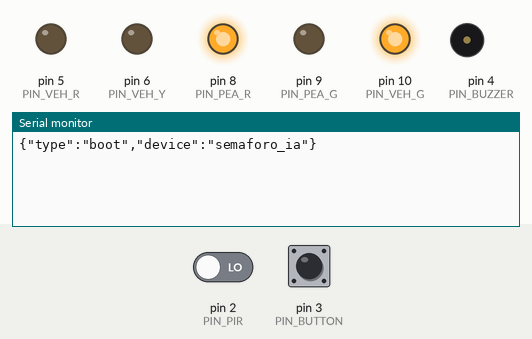
Simulated run of this sketch. Board: Arduino Uno, built with avr-gcc and run on an emulated ATmega328P. Shown: output pins drawn as LEDs (lit = HIGH), buzzer (waves = sounding, pin HIGH), the last lines printed to the serial monitor. The inputs (shaded band) are chosen by the test bench; at power-on: pin 2 (PIN_PIR) LOW, pin 3 (PIN_BUTTON) HIGH.

Above: at 1.2 s.
1.3 s: pin 2 (PIN_PIR) driven HIGH
At 2.7 s:
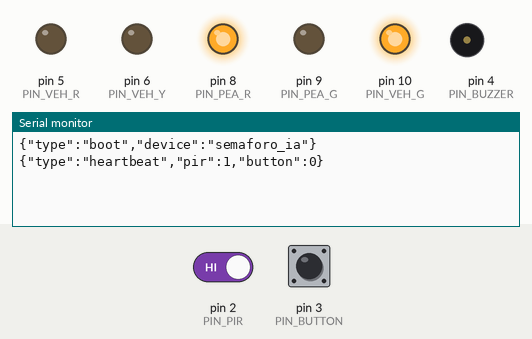
4.3 s: pin 3 (PIN_BUTTON) pulled LOW for 0.15 s
At 4.7 s:
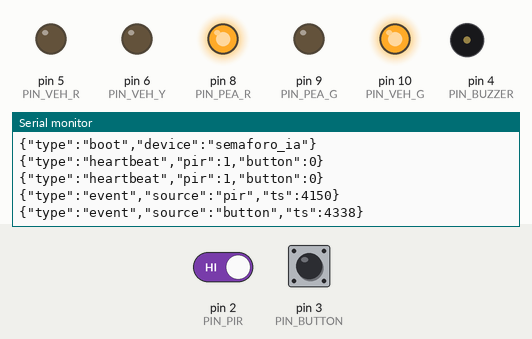

Measured:
- after the input at 1.3 s, the serial monitor: prints a new line after 0.70 s (image 1)
- after the input at 4.3 s, the serial monitor: prints a new line at once (image 2)

The sketch:

semaforo_ia.ino
```cpp
/*
 * SemaforoIA - Firmware Arduino Uno
 * Baudios: 115200
 * PIR OUT D2 | Boton D3 (a GND, INPUT_PULLUP) | Buzzer D4
 * Veh R/Y/G = D5/D6/D10 | Pea R/G = D8/D9
 */

const int SWAP_VEH_RG = 0;
const int LED_ACTIVE_LOW = 0;
const int BUZZER_ACTIVE_LOW = 0;

const int PIN_PIR = 2;     // PIR OUT
const int PIN_BUTTON = 3;  // pulsador: senal a D3, otra pata a GND
const int PIN_BUZZER = 4;
const int PIN_VEH_R = 5;
const int PIN_VEH_Y = 6;
const int PIN_VEH_G = 10;
const int PIN_PEA_R = 8;
const int PIN_PEA_G = 9;

const unsigned long DEBOUNCE_MS = 40;
const unsigned long PIR_HOLD_MS = 150;
const unsigned long BOOT_IGNORE_MS = 4000;
const unsigned long BUTTON_GAP_MS = 500;
const unsigned long PIR_GAP_MS = 2000;
const unsigned long PIR_BLOCK_AFTER_BTN_MS = 3000;
const unsigned long HEARTBEAT_MS = 2000;
const unsigned long COMMAND_TIMEOUT_MS = 8000;
const unsigned long BEEP_MS = 220;

String serialBuffer = "";
unsigned long bootMs = 0;
unsigned long lastHeartbeat = 0;
unsigned long lastCommandMs = 0;
unsigned long lastButtonEventMs = 0;
unsigned long lastPirEventMs = 0;
unsigned long blockPirUntil = 0;
unsigned long beepUntil = 0;
unsigned long pirRiseMs = 0;
bool buttonHeld = false;

int prevPir = LOW;
int btnStable = HIGH;
int btnReading = HIGH;
unsigned long btnChangeMs = 0;

String currentVeh = "VERDE";
String currentPea = "ROJO";

int ledOn(bool on) {
  if (LED_ACTIVE_LOW) return on ? LOW : HIGH;
  return on ? HIGH : LOW;
}

int buzzOn(bool on) {
  if (BUZZER_ACTIVE_LOW) return on ? LOW : HIGH;
  return on ? HIGH : LOW;
}

int pinR() { return SWAP_VEH_RG ? PIN_VEH_G : PIN_VEH_R; }
int pinG() { return SWAP_VEH_RG ? PIN_VEH_R : PIN_VEH_G; }

void setVeh(bool r, bool y, bool g) {
  digitalWrite(pinR(), ledOn(r));
  digitalWrite(PIN_VEH_Y, ledOn(y));
  digitalWrite(pinG(), ledOn(g));
}

void setPea(bool r, bool g) {
  digitalWrite(PIN_PEA_R, ledOn(r));
  digitalWrite(PIN_PEA_G, ledOn(g));
}

void aplicarLuces(const String& veh, const String& pea) {
  currentVeh = veh;
  currentPea = pea;
  if (veh == "ROJO") setVeh(true, false, false);
  else if (veh == "AMARILLO") setVeh(false, true, false);
  else setVeh(false, false, true);

  if (pea == "VERDE") setPea(false, true);
  else setPea(true, false);
}

void estadoSeguro() { aplicarLuces("VERDE", "ROJO"); }

void pitido() {
  digitalWrite(PIN_BUZZER, buzzOn(true));
  beepUntil = millis() + BEEP_MS;
}

void tickBuzzer() {
  if (beepUntil && millis() >= beepUntil) {
    digitalWrite(PIN_BUZZER, buzzOn(false));
    beepUntil = 0;
  }
}

void emitir(const char* source) {
  if (millis() - bootMs < BOOT_IGNORE_MS) return;
  Serial.print(F("{\"type\":\"event\",\"source\":\""));
  Serial.print(source);
  Serial.print(F("\",\"ts\":"));
  Serial.print(millis());
  Serial.println(F("}"));
}

String campo(const String& json, const char* key) {
  String needle = String("\"") + key + "\":";
  int i = json.indexOf(needle);
  if (i < 0) return "";
  i += needle.length();
  while (i < (int)json.length() && json[i] == ' ') i++;
  if (i < (int)json.length() && json[i] == '\"') {
    int e = json.indexOf('\"', i + 1);
    if (e < 0) return "";
    return json.substring(i + 1, e);
  }
  int e = i;
  while (e < (int)json.length() && json[e] != ',' && json[e] != '}') e++;
  return json.substring(i, e);
}

void procesarComando(const String& line) {
  if (line.indexOf("\"veh\"") < 0 || line.indexOf("\"pea\"") < 0) return;
  String veh = campo(line, "veh");
  String pea = campo(line, "pea");
  if (veh.length() == 0 || pea.length() == 0) return;
  veh.toUpperCase();
  pea.toUpperCase();
  aplicarLuces(veh, pea);
  if (campo(line, "buzzer").toInt() != 0) pitido();
  lastCommandMs = millis();
}

void leerSerial() {
  while (Serial.available() > 0) {
    char c = (char)Serial.read();
    if (c == '\n' || c == '\r') {
      if (serialBuffer.length() > 0) {
        procesarComando(serialBuffer);
        serialBuffer = "";
      }
    } else {
      serialBuffer += c;
      if (serialBuffer.length() > 200) serialBuffer = "";
    }
  }
}

void leerBoton() {
  int raw = digitalRead(PIN_BUTTON);
  if (raw != btnReading) {
    btnChangeMs = millis();
    btnReading = raw;
  }
  if (millis() - btnChangeMs < DEBOUNCE_MS) return;
  if (raw == btnStable) {
    buttonHeld = (btnStable == LOW);
    return;
  }

  btnStable = raw;
  buttonHeld = (btnStable == LOW);

  // Flanco de pulsacion (HIGH -> LOW con pull-up)
  if (btnStable == LOW) {
    if (millis() - lastButtonEventMs < BUTTON_GAP_MS) return;
    lastButtonEventMs = millis();
    blockPirUntil = millis() + PIR_BLOCK_AFTER_BTN_MS;
    pirRiseMs = 0;
    emitir("button");
  }
}

void leerPir() {
  int pir = digitalRead(PIN_PIR);

  // Mientras el boton esta pulsado o recien se pulso, no emitir PIR
  // (la mano cerca del sensor suele dispararlo)
  if (buttonHeld || millis() < blockPirUntil) {
    prevPir = pir;
    pirRiseMs = 0;
    return;
  }

  if (pir == HIGH && prevPir == LOW) {
    pirRiseMs = millis();
  }

  if (pir == HIGH && pirRiseMs > 0 && (millis() - pirRiseMs) >= PIR_HOLD_MS) {
    if (millis() - lastPirEventMs >= PIR_GAP_MS) {
      lastPirEventMs = millis();
      emitir("pir");
    }
    pirRiseMs = 0;
  }

  if (pir == LOW) {
    pirRiseMs = 0;
  }

  prevPir = pir;
}

void setup() {
  Serial.begin(115200);
  pinMode(PIN_PIR, INPUT);
  pinMode(PIN_BUTTON, INPUT_PULLUP);
  pinMode(PIN_BUZZER, OUTPUT);
  pinMode(PIN_VEH_R, OUTPUT);
  pinMode(PIN_VEH_Y, OUTPUT);
  pinMode(PIN_VEH_G, OUTPUT);
  pinMode(PIN_PEA_R, OUTPUT);
  pinMode(PIN_PEA_G, OUTPUT);

  digitalWrite(PIN_BUZZER, buzzOn(false));
  estadoSeguro();

  bootMs = millis();
  lastCommandMs = millis();
  lastButtonEventMs = 0;
  lastPirEventMs = 0;
  blockPirUntil = 0;
  buttonHeld = false;
  prevPir = digitalRead(PIN_PIR);
  btnReading = digitalRead(PIN_BUTTON);
  btnStable = btnReading;

  Serial.println(F("{\"type\":\"boot\",\"device\":\"semaforo_ia\"}"));
}

void loop() {
  leerSerial();

  if (millis() - bootMs >= BOOT_IGNORE_MS) {
    leerBoton(); // prioridad
    leerPir();
  }

  tickBuzzer();

  if (millis() - lastHeartbeat >= HEARTBEAT_MS) {
    lastHeartbeat = millis();
    Serial.print(F("{\"type\":\"heartbeat\",\"pir\":"));
    Serial.print(digitalRead(PIN_PIR) == HIGH ? 1 : 0);
    Serial.print(F(",\"button\":"));
    Serial.print(digitalRead(PIN_BUTTON) == LOW ? 1 : 0);
    Serial.println(F("}"));
  }

  if (millis() - lastCommandMs >= COMMAND_TIMEOUT_MS) {
    estadoSeguro();
    lastCommandMs = millis();
  }
}
```
